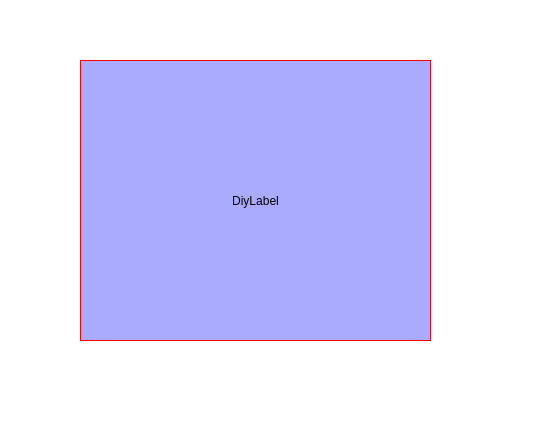
<?xml version="1.0" encoding="UTF-8"?>
<ui version="4.0">
 <class>mainWindow</class>
 <widget class="QMainWindow" name="mainWindow">
  <property name="geometry">
   <rect>
    <x>0</x>
    <y>0</y>
    <width>541</width>
    <height>446</height>
   </rect>
  </property>
  <property name="windowTitle">
   <string>mainWindow</string>
  </property>
  <property name="styleSheet">
   <string notr="true">background-color: rgb(255, 255, 255);</string>
  </property>
  <widget class="QWidget" name="centralwidget">
   <widget class="DiyLabel" name="label">
    <property name="geometry">
     <rect>
      <x>80</x>
      <y>60</y>
      <width>351</width>
      <height>281</height>
     </rect>
    </property>
    <property name="styleSheet">
     <string notr="true">border:1px solid red;
background-color: rgb(170, 170, 255);
</string>
    </property>
    <property name="text">
     <string>DiyLabel</string>
    </property>
    <property name="alignment">
     <set>Qt::AlignCenter</set>
    </property>
   </widget>
  </widget>
 </widget>
 <customwidgets>
  <customwidget>
   <class>DiyLabel</class>
   <extends>QLabel</extends>
   <header>diylabel.h</header>
  </customwidget>
 </customwidgets>
 <resources/>
 <connections/>
</ui>
